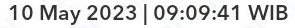
#> input picture training/dataset/train/bukti_tf_ss021_crop_1.jpg, 295 x 28 px
$ python -i augment_dataset.py   (imports and definitions only)
#> lines starting #> are read from the running program, lines starting #| are printed output that depends on the picture
import cv2
import numpy as np
import os
import random
import glob
from pathlib import Path
import sys

# [24 lines left out: functions adjust_brightness, adjust_contrast, add_gaussian_noise, not called in this run]

def apply_motion_blur(img):
    # Generating the kernel
    size = random.choice([3, 5])
    kernel = np.zeros((size, size))
    # Randomly select a direction
    direction = random.choice(['horizontal', 'vertical', 'diagonal'])
    if direction == 'horizontal':
        kernel[int((size-1)/2), :] = np.ones(size)
    elif direction == 'vertical':
        kernel[:, int((size-1)/2)] = np.ones(size)
    else:
        np.fill_diagonal(kernel, 1)

    kernel = kernel / size
    # Applying the kernel to the input image
    output = cv2.filter2D(img, -1, kernel)
    return output

def rotate_image(img, angle):
    # Max rotation should be less than or equal to 15 degrees
    (h, w) = img.shape[:2]
    center = (w // 2, h // 2)
    M = cv2.getRotationMatrix2D(center, angle, 1.0)

    # Calculate bounding box for rotated image to avoid aggressive cropping
    abs_cos = abs(M[0, 0])
    abs_sin = abs(M[0, 1])
    bound_w = int(h * abs_sin + w * abs_cos)
    bound_h = int(h * abs_cos + w * abs_sin)
    M[0, 2] += bound_w / 2 - center[0]
    M[1, 2] += bound_h / 2 - center[1]

    # We use INTER_CUBIC and a constant border to avoid losing characters
    rotated = cv2.warpAffine(img, M, (bound_w, bound_h), flags=cv2.INTER_CUBIC, borderMode=cv2.BORDER_REPLICATE)
    return rotated

def augment_image(img_path, out_dir, num_augments=2):
#> called with out_dir = 'out.png', num_augments = 2
    img = cv2.imread(img_path)
#> img is the input picture: shape (28, 295, 3); mean B, G, R 217.8, 217.8, 217.7
    if img is None:
        print(f"Failed to read {img_path}")
        return []

    base_name = os.path.splitext(os.path.basename(img_path))[0]
    generated_files = []

    for i in range(num_augments):
        aug_img = img.copy()

        # 1. Random Brightness (±20%)
        if random.random() < 0.5:
            b_factor = random.uniform(0.8, 1.2)
            aug_img = adjust_brightness(aug_img, b_factor)

        # 2. Random Contrast (±20%)
        if random.random() < 0.5:
            c_factor = random.uniform(0.8, 1.2)
            aug_img = adjust_contrast(aug_img, c_factor)

        # 3. Gaussian Noise
        if random.random() < 0.3:
            aug_img = add_gaussian_noise(aug_img)

        # 4. Motion Blur (Handphone blur simulation)
        if random.random() < 0.3:
            aug_img = apply_motion_blur(aug_img)

        # 5. Random Rotation (-15 to +15 degrees max)
        if random.random() < 0.5:
            angle = random.uniform(-15, 15)
            aug_img = rotate_image(aug_img, angle)

        out_name = f"{base_name}_aug_{i+1:03d}.jpg"
        out_path = os.path.join(out_dir, out_name)
        cv2.imwrite(out_path, aug_img)
        generated_files.append(out_name)
#> this loop made 2 passes
#> pass 1, in apply_motion_blur, `output = cv2.filter2D(img, -1, kernel)`:
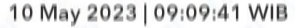
#> output: shape (28, 295, 3); mean B, G, R 217.9, 217.8, 217.7
#> pass 2, in rotate_image, `rotated = cv2.warpAffine(img, M, (bound_w, bound_h), flags=cv2.INTER_C..`:
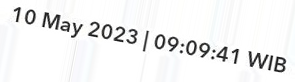
#> rotated: shape (82, 295, 3); mean B, G, R 241, 240.9, 240.6
#> after the loop, generated_files = ['bukti_tf_ss021_crop_1_aug_001.jpg', 'bukti_tf_ss021_crop_1_aug_002.jpg']

    return generated_files

# [69 lines left out: function main, not called in this run]

# [2 lines not run here, left out]

>>> result = augment_image('../training/dataset/train/bukti_tf_ss021_crop_1.jpg', 'out.png')
#> result has the same summary as generated_files in augment_image
